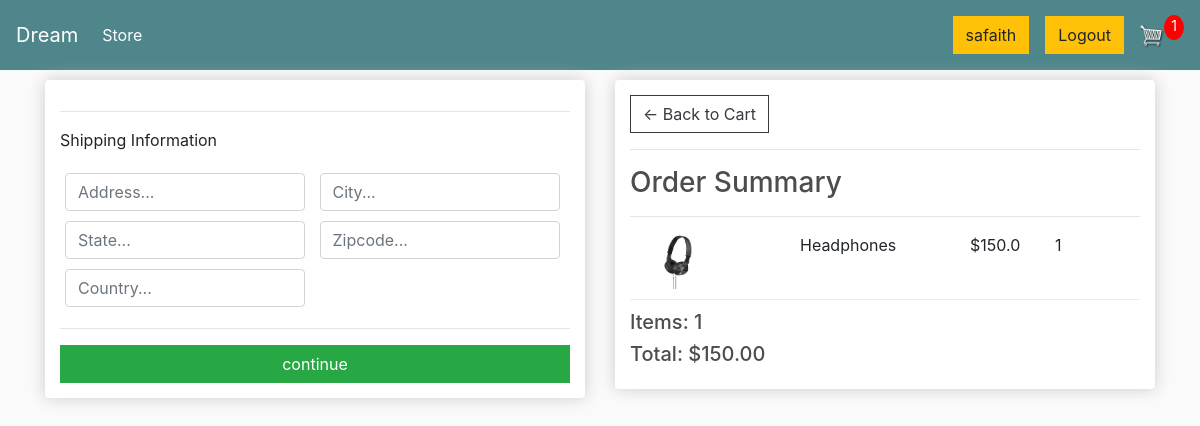
Screenshot of /checkout/ (signed in) with the database file from the repository.
### core/models.py (models this page shows, shortened)
class OrderItem(models.Model):
     product = models.ForeignKey(Product, on_delete=models.SET_NULL,blank=True,null=True)
     order = models.ForeignKey(Order, on_delete=models.SET_NULL,blank=True,null=True)
     quantity = models.IntegerField(default=0, null=True,blank=True)
     date_added = models.DateTimeField(auto_now_add=True)

class Product(models.Model):
    name = models.CharField(max_length=150, null=True)
    price = models.FloatField()
    is_digital = models.BooleanField(default=False,null=True,blank=False)
    image = models.ImageField(null=True, blank=True)
    description = models.TextField(null=True, blank=True)
    @property
    def imageURL(self):
        try:
            url = self.image.url
        except:
            url = ''
        return url

class Order(models.Model):
    customer = models.ForeignKey(Customer, on_delete=models.SET_NULL,blank=True,null=True)
    date_ordered = models.DateTimeField(auto_now_add=True)
    complete = models.BooleanField(default=False,null=True,blank=False)
    transaction_id = models.CharField(max_length=200, blank=True)
    @property
    def shipping(self):
        shipping = False
        orderitems = self.orderitem_set.all()
        for item in orderitems:
            if item.product.is_digital == False:
                shipping = True
        return shipping
    @property
    def get_cart_items(self):
        orderitems = self.orderitem_set.all()
        total = sum([item.quantity for item in orderitems])
        return total
    @property
    def get_cart_total(self):
        orderitems = self.orderitem_set.all()
        total = sum([item.product.price * item.quantity for item in orderitems])
        return total

### core/views.py (the view)
# urls.py: path("checkout/", views.checkout, name='checkout'),
def checkout(request):
    data = Cart(request)
    items = data['items']
    order = data['order']
    cart_items = data['cart_items']
    return render(request,"core/checkout.html",{
        "items":items,
        "order":order,
        "cart_items":cart_items
    })

### core/utils.py (called while the page is built)
def Cart(request):
    if request.user.is_authenticated:
        customer = request.user.customer
        order,created = Order.objects.get_or_create(customer=customer,complete=False)
        items = order.orderitem_set.all()
        cart_items =order.get_cart_items
    else:
        cookieData = cookieCart(request)
        items = cookieData['items']
        order = cookieData['order']
        cart_items = cookieData['cart_items']
    return {"items":items, "order":order, "cart_items":cart_items}

### core/templates/core/checkout.html (shortened to what this page needs)
{% extends 'core/main.html' %}
{% load static %}
{% block content %}
    <div class="row">
        <div class="col-lg-6">
            <div class="box-element" id="form-wrapper">
                <form id="form">
                    <div id="shipping-info">
                        <hr>
                        <p>Shipping Information</p>
                        <div class="form-field">
                            <input class="form-control" type="text" name="address" placeholder="Address...">
                        </div>
                        <div class="form-field">
                            <input class="form-control" type="text" name="city" placeholder="City...">
                        </div>
                        <div class="form-field">
                            <input class="form-control" type="text" name="state" placeholder="State...">
                        </div>
                        <div class="form-field">
                            <input class="form-control" type="text" name="zipcode" placeholder="Zipcode...">
                        </div>
                        <div class="form-field">
                            <input class="form-control" type="text" name="country" placeholder="Country...">
                        </div>
                    </div>
                    <hr>
                    <input id="form-button" class="btn btn-success btn-block" type="submit" value="continue">
                </form>
            </div>
            <br>
        </div>
        <div class="col-lg-6">
            <div class="box-element">
                <a class="btn btn-outline-dark" href="{% url 'cart' %}">&#x2190; Back to Cart</a>
                <hr>
                <h3>Order Summary</h3>
                <hr>
                {% for item in items %}
                <div class="cart-row">
                    <div style="flex:2"><img class="row-image" src="{{ item.product.imageURL}}" alt=""></div>
                    <div style="flex:2"><p>{{ item.product.name }}</p></div>
                    <div style="flex:1"><p>${{ item.product.price}}</p></div>
                    <div style="flex:1"><p>{{ item.quantity }}</p></div>
                </div>
                {% endfor %}
                <h5>Items:   {{ order.get_cart_items }}</h5>
                <h5>Total:   ${{ order.get_cart_total|floatformat:2}}</h5>
            </div>
        </div>
    </div>
{% endblock %}

### core/templates/core/main.html (shortened to what this page needs)
{% load static %}
<!DOCTYPE html>
<html lang="en">
<head>
    <link rel="stylesheet" href="{% static 'css/bootstrap.min.css' %}">
    <link rel="stylesheet" href="{% static 'main.css' %}">
</head>
<body>
        <nav class="navbar navbar-expand-lg navbar-dark bg-dark">
            <a class="navbar-brand" href="{% url 'store' %}">Dream</a>
            <div class="collapse navbar-collapse" id="navbarSupportedContent">
              <ul class="navbar-nav mr-auto">
                <li class="nav-item active">
                  <a class="nav-link" href="{% url 'store' %}">Store <span class="sr-only">(current)</span></a>
                </li>
              </ul>
              <div class="form-inline my-2 my-lg-0">
                {% if request.user.is_authenticated %}
                  <h5 class="btn btn-warning mt-2 mr-3">{{request.user}}</h5>
                  <a href="{% url 'logout' %}" class="btn btn-warning">Logout</a>
                {% else %}
                  <a href="{% url 'signin' %}" class="btn btn-warning">Login</a>
                {% endif %}
                <a href="{% url 'cart' %}">
                    <img id="cart-icon" alt="" src="{% static 'images/cart.png' %}">
                </a>
                <p id="cart-total">{{ cart_items }}</p>
              </div>
            </div>
        </nav>
        <div class="container">
            {% block content %}{% endblock %}
        </div>
</body>
</html>

### static/main.css (style rules this page uses)
body { background-color: hsl(0, 0%, 98%); }
h1,h2,h3,h4,h5,h6 { color:hsl(0, 0%, 30%); }
.box-element { box-shadow:hsl(0, 0%, 80%) 0 0 16px; background-color: #fff; border-radius: 4px; padding: 15px; }
.bg-dark { background-color: #4f868c!important; }
#cart-icon { width:25px; display: inline-block; margin-left: 15px; }
#cart-total { display: block; text-align: center; color:#fff; background-color: red; width: 20px; height: 25px; border-radius: 50%; font-size: 14px; }
.col-lg-4, .col-lg-6, .col-lg-8, .col-lg-12 { margin-top: 10px; }
.btn { border-radius: 0; }
.row-image { width: 100px; }
.form-field { width:250px; display: inline-block; padding: 5px; }
.cart-row { display: flex; align-items: flex-stretch; padding-bottom: 10px; margin-bottom: 10px; border-bottom: 1px solid #ececec; }

### rows the page displays
OrderItem: product.imageURL (picture), product.name "Headphones", product.price "150.0", quantity "1"
Order: get_cart_items "1", get_cart_total "150.00"

### other values shown
{{ request.user }} "safaith"
{{ cart_items }} "1"
